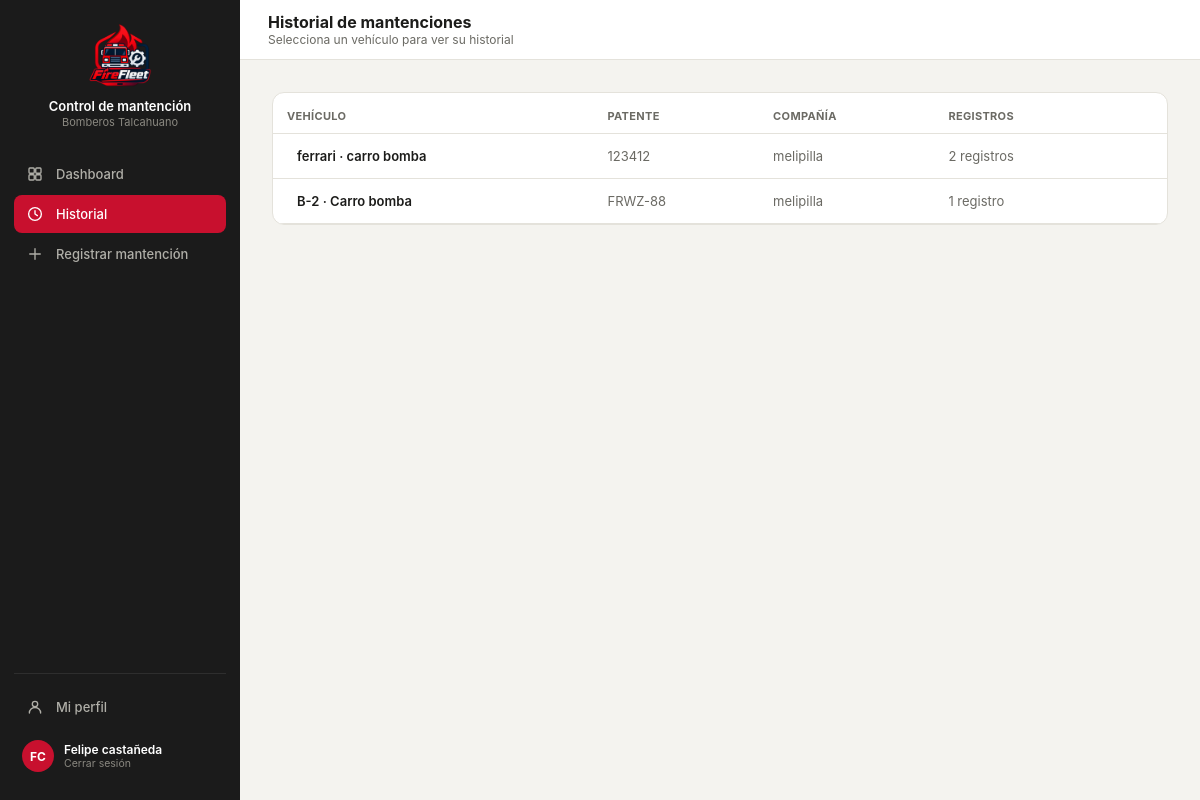
/historial/ (signed in), run on the app's committed database.
### core/models.py (models this page shows, shortened)
class Usuario(models.Model):
    id_user = models.AutoField(primary_key=True)
    user = models.OneToOneField(User, on_delete=models.CASCADE, related_name="perfil", null=True, blank=True)
    nombre = models.CharField(max_length=120)
    rol = models.CharField(max_length=50)
    id_compania = models.ForeignKey(
        Compania, on_delete=models.SET_NULL, null=True, blank=True,
        db_column="id_compania", related_name="usuarios",
    )
    telefono = models.CharField(max_length=30, blank=True, default='')
    class Meta:
        db_table = "usuario"

class Vehiculo(models.Model):
    id_vehi = models.AutoField(primary_key=True)
    patente = models.CharField(max_length=10, unique=True, null=True, blank=True)
    tipo_v = models.CharField(max_length=50)
    modelo = models.CharField(max_length=80, blank=True)
    anio = models.IntegerField(null=True, blank=True, db_column="año")
    id_compania = models.ForeignKey(
        Compania, on_delete=models.PROTECT, db_column="id_compania", related_name="vehiculos",
    )
    estado = models.CharField(max_length=30, default="operativo")
    kilometraje = models.DecimalField(max_digits=10, decimal_places=2, default=0)
    proxima_mantencion = models.DateField(null=True, blank=True)
    class Meta:
        db_table = "vehiculo"

class Compania(models.Model):
    id_comp = models.AutoField(primary_key=True)
    nombre = models.CharField(max_length=100)
    direccion = models.CharField(max_length=200, blank=True, db_column="dirección")
    telefono = models.CharField(max_length=20, blank=True, db_column="teléfono")
    class Meta:
        db_table = "compania"
        verbose_name_plural = "Compañías"

### core/views.py (the view)
# urls.py: path('historial/', views.historial, name='historial'),
@login_required(login_url='index')
def historial(request):
    vehiculos = Vehiculo.objects.select_related('id_compania').annotate(
        num_registros=Count('mantenciones')
    ).all()
    perfil_usuario = getattr(request.user, 'perfil', None)
    is_admin = request.user.is_superuser or bool(
        perfil_usuario and (perfil_usuario.rol or '').lower() == 'administrador'
    )
    if perfil_usuario:
        nombre = perfil_usuario.nombre
        rol = perfil_usuario.rol
        comp = str(perfil_usuario.id_compania) if perfil_usuario.id_compania else 'Sin Compañía'
    else:
        nombre = request.user.get_full_name() or request.user.username
        rol = ''
        comp = 'Sin Compañía'
    current_user_data = {
        'name': nombre,
        'rol': rol,
        'comp': comp,
        'initials': ''.join([palabra[0].upper() for palabra in nombre.split()[:2]]) or '??',
        'isAdmin': is_admin,
    }
    context = {
        'vehiculos': vehiculos,
        'current_user': current_user_data,
        'current_user_json': {'isAdmin': is_admin},
    }
    return render(request, 'core/historial.html', context)

### core/templates/core/historial.html (shortened to what this page needs)
{% load static %}
<!DOCTYPE html>
<html lang="es">
<head>
<link rel="stylesheet" href="https://cdnjs.cloudflare.com/ajax/libs/tabler-icons/2.44.0/iconfont/tabler-icons.min.css">
<link rel="stylesheet" href="{% static 'styles.css' %}">
</head>
<body>
<div class="layout">
  <div class="sidebar">
    <div class="sidebar-brand">
      <div class="logo"><img src="/imagenes/logo2.png" alt="Logo Control de mantención"></div>
      <div><p class="t1">Control de mantención</p><p class="t2">Bomberos Talcahuano</p></div>
    </div>
    <a class="nav-item" href="{% url 'dashboard' %}">Dashboard</a>
    <a class="nav-item active" href="{% url 'historial' %}"><svg class="nav-icon" viewBox="0 0 24 24" fill="none" stroke="currentColor" stroke-width="1.8" stroke-linecap="round" stroke-linejoin="round"><circle cx="12" cy="12" r="8.5"/><polyline points="12 7.5 12 12 15.2 14.2"/></svg>Historial</a>
    <a class="nav-item" href="{% url 'registrar' %}"><svg class="nav-icon" viewBox="0 0 24 24" fill="none" stroke="currentColor" stroke-width="1.8" stroke-linecap="round" stroke-linejoin="round"><line x1="12" y1="5" x2="12" y2="19"/><line x1="5" y1="12" x2="19" y2="12"/></svg>Registrar mantención</a>
    <div class="sidebar-footer">
      <a class="nav-item" href="{% url 'perfil' %}"><svg class="nav-icon" viewBox="0 0 24 24" fill="none" stroke="currentColor" stroke-width="1.8" stroke-linecap="round" stroke-linejoin="round"><circle cx="12" cy="8" r="3.6"/><path d="M4.5 20c0-4.1 3.4-7.4 7.5-7.4s7.5 3.3 7.5 7.4"/></svg>Mi perfil</a>
      <a class="sidebar-user" href="{% url 'logout' %}" style="margin-top:6px; text-decoration:none;">
        <div class="av">{{ current_user.initials }}</div>
        <div><p class="name">{{ current_user.name }}</p><p class="role">Cerrar sesión</p></div>
      </a>
    </div>
  </div>
  <div class="main">
    <div class="topbar">
      <div style="display:flex; align-items:center; gap:12px;">
        <div><h2>Historial de mantenciones</h2><p class="crumb">Selecciona un vehículo para ver su historial</p></div>
      </div>
    </div>
    <div class="content" id="content">
      <div class="card" style="padding:0; overflow:hidden;">
        <table>
          <thead>
            <tr>
              <th>Vehículo</th>
              <th>Patente</th>
              <th>Compañía</th>
              <th>Registros</th>
              <th></th>
            </tr>
          </thead>
          <tbody>
            {% for v in vehiculos %}
           <tr class="clickable">
  <td style="font-weight:600;">
    <a href="{% url 'detalle' v.pk %}" style="text-decoration:none; color:inherit; display:flex; align-items:center; gap:10px;">
      {{ v.modelo }} · {{ v.tipo_v }}
    </a>
  </td>
  <td style="color:var(--text2);">{{ v.patente }}</td>
  <td style="color:var(--text2);">{{ v.id_compania.nombre|default:"Sin compañía" }}</td>
  <td style="color:var(--text2);">{{ v.num_registros }} registro{% if v.num_registros != 1 %}s{% endif %}</td>
  <td style="text-align:right; color:var(--text2);">
  </td>
</tr>
            {% empty %}
            <tr>
              <td colspan="5" style="text-align:center; padding: 20px; color:var(--text2);">No hay vehículos registrados en la base de datos.</td>
            </tr>
            {% endfor %}
          </tbody>
        </table>
      </div>
    </div>
  </div>
</div>
</body>
</html>

### core/static/styles.css (style rules this page uses)
:root { --red:#C8102E; --dark:#212121; --darker:#181818; --sidebar-bg:#1B1B1B; --sidebar-hover:#2A2A2A; --input-bg:#fff; --input-border:#D8D6CE; --muted:#8A8880; --amber:#854F0B; --amber-bg:#FDECC8; --green:#0F6E56; --green-bg:#DCEEE8; --danger:#A32D2D; --danger-bg:#F6DCDC; --surface1:#F4F3EF; --surface2:#FFFFFF; --border:#E4E2DB; --text1:#1C1C1A; --text2:#6B6A64; }
* { box-sizing:border-box; -webkit-tap-highlight-color:transparent; }
body { margin:0; font-family:-apple-system,BlinkMacSystemFont,"Segoe UI",Roboto,Helvetica,Arial,sans-serif; background:var(--surface1); color:var(--text1); min-height:100vh; }
.layout { display:flex; min-height:100vh; }
.sidebar { width:240px; background:var(--sidebar-bg); flex-shrink:0; display:flex; flex-direction:column; padding:20px 14px; position:sticky; top:0; height:100vh; }
.sidebar-brand { display:flex; flex-direction:column; align-items:center; text-align:center; gap:10px; padding:4px 8px 26px; }
.sidebar-brand .logo { width:64px; height:64px; display:flex; align-items:center; justify-content:center; flex-shrink:0; overflow:hidden; }
.sidebar-brand .logo img { width:100%; height:100%; object-fit:contain; display:block; }
.sidebar-brand .t1 { color:#fff; font-size:13px; font-weight:600; margin:0; line-height:1.3; }
.sidebar-brand .t2 { color:#8A8880; font-size:11px; margin:0; }
.nav-item { display:flex; align-items:center; gap:12px; padding:10px 12px; border-radius:8px; color:#B0AFA8; font-size:13px; font-weight:500; cursor:pointer; border:none; background:none; width:100%; text-align:left; margin-bottom:2px; text-decoration:none; }
.nav-item .nav-icon { width:18px; height:18px; flex-shrink:0; }
.nav-item.active { background:var(--red); color:#fff; }
.sidebar-footer { margin-top:auto; padding-top:14px; border-top:1px solid #2E2E2E; }
.sidebar-user { display:flex; align-items:center; gap:10px; padding:8px; border-radius:8px; cursor:pointer; }
.sidebar-user .av { width:32px; height:32px; border-radius:50%; background:var(--red); display:flex; align-items:center; justify-content:center; color:#fff; font-size:12px; font-weight:700; flex-shrink:0; }
.sidebar-user .name { color:#fff; font-size:12px; font-weight:600; margin:0; }
.sidebar-user .role { color:#8A8880; font-size:10.5px; margin:0; }
.main { flex:1; min-width:0; }
.topbar { height:60px; background:var(--surface2); border-bottom:1px solid var(--border); display:flex; align-items:center; justify-content:space-between; padding:0 28px; position:sticky; top:0; z-index:10; }
.topbar h2 { font-size:16px; font-weight:700; margin:0; }
.topbar .crumb { font-size:12px; color:var(--text2); margin:0; }
.content { padding:28px 32px; max-width:1200px; margin:0 auto; }
.card { background:var(--surface2); border:1px solid var(--border); border-radius:12px; padding:18px; }
table { width:100%; border-collapse:collapse; }
th { text-align:left; font-size:11px; color:var(--text2); font-weight:700; text-transform:uppercase; letter-spacing:0.03em; padding:16px 14px 10px; border-bottom:1px solid var(--border); }
td { padding:14px; border-bottom:1px solid var(--border); font-size:13px; vertical-align:middle; }
tr.clickable { cursor:pointer; }
.content { padding: 32px; flex: 1; }

### data on the page
Usuario: name "Felipe castañeda"
Vehiculo: modelo "ferrari", tipo_v "carro bomba", patente "123412", id_compania.nombre "melipilla", num_registros "2"
Vehiculo: modelo "B-2", tipo_v "Carro bomba", patente "FRWZ-88", id_compania.nombre "melipilla", num_registros "1"

### other printed values
{{ current_user.initials }} "FC"
